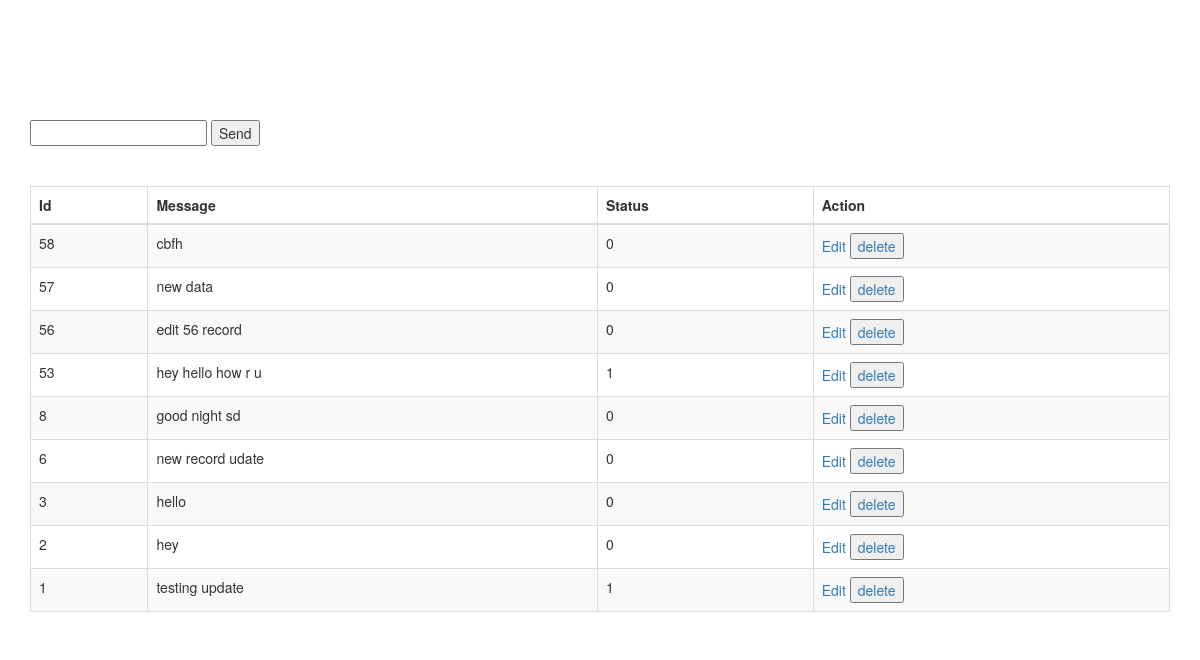
The page / on the database its author committed.
### tables this page shows
CREATE TABLE IF NOT EXISTS `chat` (
  `id` int(12) NOT NULL AUTO_INCREMENT,
  `chat` varchar(255) NOT NULL,
  `status` int(11) NOT NULL,
  `deleted` tinyint(4) NOT NULL DEFAULT '0',
  PRIMARY KEY (`id`)
);

### database/functions.php (called while the page is built, shortened)
<?php
function dbQuery($query)
{
    $dbConnection = null;
    if($dbConnection == null){
        $dbConnection = mysqli_connect(HOST, User, PASS, DB);
    }
    $result = mysqli_query($dbConnection, $query);
    return $result;
}
function getAllChats() {
    $sql = "SELECT c.id, c.chat, c.status FROM chat c WHERE c.deleted = 0 ORDER BY c.id DESC";
    $result = dbQuery($sql);
    return $result;
}

### index.php (the view, shortened to what this page needs)
<!DOCTYPE html>
<html lang="en">
<head>
    <link rel="stylesheet" href="https://maxcdn.bootstrapcdn.com/bootstrap/3.4.1/css/bootstrap.min.css">
</head>
<body>
    <div class="container">
        <br><br>
        <br><br>
        <br><br>
        <div>
            <form id="chat-room-frm" method="post" action="">
                <input type="text" name="msg" id="msg">
                <input type="button" value="Send" id="btn">
            </form>
        </div>
        <br><br>
        <table id="chats" class="table table-bordered table-striped">
			<thead>
				<tr>
                    <th>Id</th>
                    <th>Message</th>
                    <th>Status</th>
                    <th>Action</th>
				</tr>
			</thead>
			<tbody id="chat_data">
				<?php
                    require("database/functions.php");
                    $result = getAllChats();
                    if(mysqli_num_rows($result)>0){
                        while ($row = mysqli_fetch_array($result)) {
                            echo "<tr id=\"{$row['id']}\">
                                <td>".$row['id']."</td>
                                <td>".$row['chat']."</td>
                                <td>".$row['status']."</td>
                                <td><a href=\"index.php?editid={$row['id']}\">Edit</a>
                                <a><button name=\"delid\" value=\"{$row['id']}\" onclick=\"deleteRecord(this.value)\"> delete </button>
                                </a>
                                </td>
                            </tr>";
                        }
                    }
				?>
			</tbody>
		</table>
    </div>
</body>
</html>

### rows shown on the page
chat: id "58", chat "cbfh", status "0"
chat: id "57", chat "new data", status "0"
chat: id "56", chat "edit 56 record", status "0"
chat: id "53", chat "hey hello how r u", status "1"
chat: id "8", chat "good night sd", status "0"
chat: id "6", chat "new record udate", status "0"
chat: id "3", chat "hello", status "0"
chat: id "2", chat "hey", status "0"
chat: id "1", chat "testing update", status "1"
